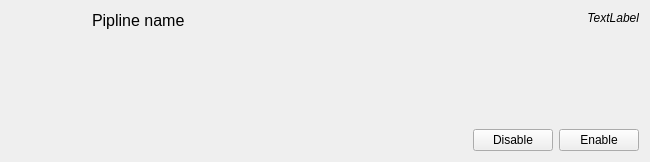
<?xml version="1.0" encoding="UTF-8"?>
<ui version="4.0">
 <class>ModManagerWidgetPipelineItem</class>
 <widget class="QWidget" name="ModManagerWidgetPipelineItem">
  <property name="geometry">
   <rect>
    <x>0</x>
    <y>0</y>
    <width>650</width>
    <height>162</height>
   </rect>
  </property>
  <property name="windowTitle">
   <string>Form</string>
  </property>
  <property name="locale">
   <locale language="English" country="UnitedStates"/>
  </property>
  <layout class="QHBoxLayout" name="horizontalLayout_2">
   <item>
    <layout class="QVBoxLayout" name="verticalLayout_3">
     <item>
      <widget class="QLabel" name="lblIcon">
       <property name="minimumSize">
        <size>
         <width>75</width>
         <height>75</height>
        </size>
       </property>
       <property name="maximumSize">
        <size>
         <width>75</width>
         <height>75</height>
        </size>
       </property>
       <property name="text">
        <string/>
       </property>
       <property name="pixmap">
        <pixmap resource="resources.qrc">:/resources/icons/module-100.png</pixmap>
       </property>
       <property name="scaledContents">
        <bool>true</bool>
       </property>
       <property name="alignment">
        <set>Qt::AlignLeading|Qt::AlignLeft|Qt::AlignTop</set>
       </property>
      </widget>
     </item>
     <item>
      <spacer name="verticalSpacer_2">
       <property name="orientation">
        <enum>Qt::Vertical</enum>
       </property>
       <property name="sizeHint" stdset="0">
        <size>
         <width>20</width>
         <height>40</height>
        </size>
       </property>
      </spacer>
     </item>
    </layout>
   </item>
   <item>
    <layout class="QVBoxLayout" name="verticalLayout">
     <item>
      <widget class="QLabel" name="lblName">
       <property name="font">
        <font>
         <pointsize>12</pointsize>
        </font>
       </property>
       <property name="text">
        <string>Pipline name</string>
       </property>
      </widget>
     </item>
     <item>
      <widget class="QTextEdit" name="lblDescription">
       <property name="styleSheet">
        <string notr="true">QTextEdit { background-color: transparent; }</string>
       </property>
       <property name="frameShape">
        <enum>QFrame::NoFrame</enum>
       </property>
       <property name="readOnly">
        <bool>true</bool>
       </property>
      </widget>
     </item>
    </layout>
   </item>
   <item>
    <layout class="QVBoxLayout" name="verticalLayout_2">
     <item>
      <widget class="QLabel" name="lblIdentifier">
       <property name="font">
        <font>
         <italic>true</italic>
        </font>
       </property>
       <property name="text">
        <string>TextLabel</string>
       </property>
       <property name="alignment">
        <set>Qt::AlignRight|Qt::AlignTrailing|Qt::AlignVCenter</set>
       </property>
      </widget>
     </item>
     <item>
      <spacer name="verticalSpacer">
       <property name="orientation">
        <enum>Qt::Vertical</enum>
       </property>
       <property name="sizeHint" stdset="0">
        <size>
         <width>20</width>
         <height>40</height>
        </size>
       </property>
      </spacer>
     </item>
     <item>
      <layout class="QHBoxLayout" name="horizontalLayout">
       <item>
        <spacer name="horizontalSpacer">
         <property name="orientation">
          <enum>Qt::Horizontal</enum>
         </property>
         <property name="sizeHint" stdset="0">
          <size>
           <width>40</width>
           <height>20</height>
          </size>
         </property>
        </spacer>
       </item>
       <item>
        <widget class="QPushButton" name="btnDisable">
         <property name="text">
          <string>Disable</string>
         </property>
         <property name="icon">
          <iconset theme="dialog-cancel">
           <normaloff>.</normaloff>.</iconset>
         </property>
        </widget>
       </item>
       <item>
        <widget class="QPushButton" name="btnEnable">
         <property name="text">
          <string>Enable</string>
         </property>
         <property name="icon">
          <iconset theme="dialog-ok">
           <normaloff>.</normaloff>.</iconset>
         </property>
        </widget>
       </item>
      </layout>
     </item>
    </layout>
   </item>
  </layout>
 </widget>
 <resources>
  <include location="resources.qrc"/>
 </resources>
 <connections/>
</ui>
